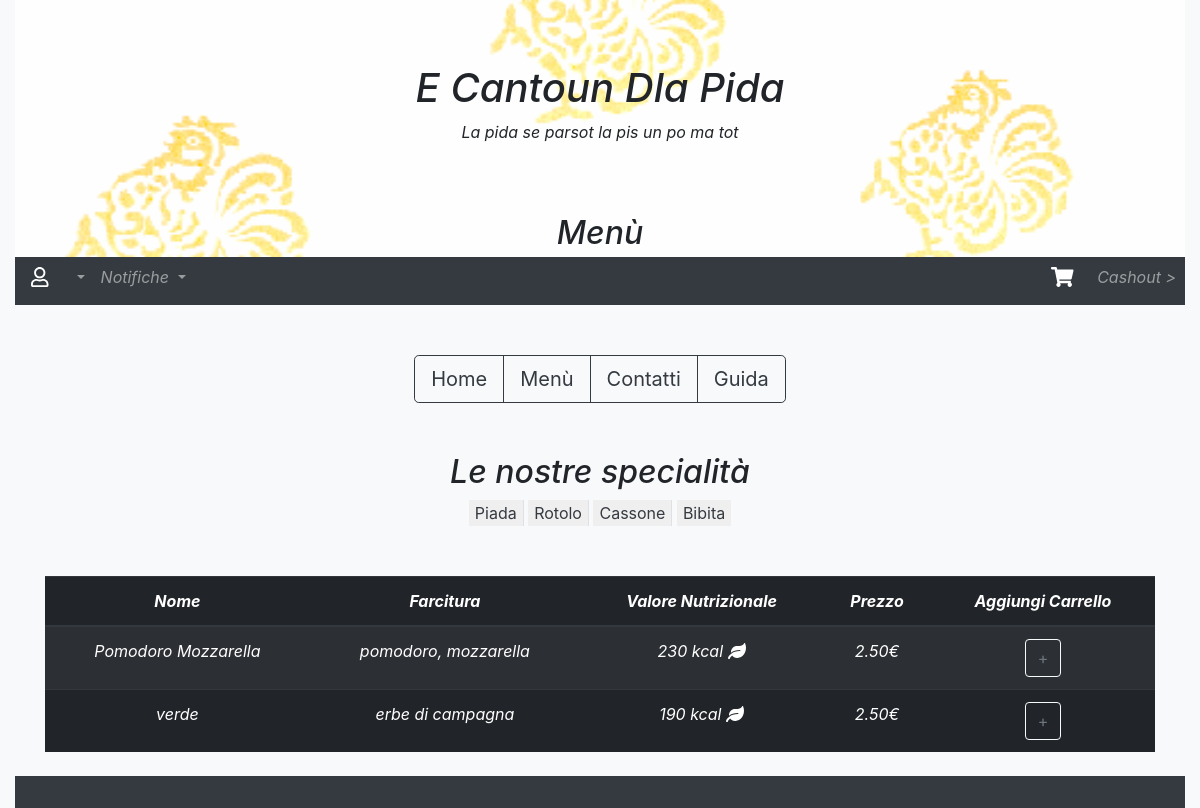
The page /menu.php?cassone on the database its author committed.
### tables this page shows
CREATE TABLE `cassone` (
  `id` int(10) UNSIGNED NOT NULL,
  `categoria` int(10) UNSIGNED NOT NULL DEFAULT '3',
  `nome` varchar(32) NOT NULL,
  `ingredienti` varchar(200) NOT NULL,
  `calorie` int(11) NOT NULL,
  `healthy` tinyint(1) NOT NULL,
  `prezzo` decimal(3,2) NOT NULL
);

### php/show_menu.php (the view, shortened to what this page needs)
<?php function showCassone(){?>
  <div class="col-sm-12">
    <div class="container">
      <div class="table-responsive">
      <table class="table table-dark table-striped text-center">
        <thead>
          <tr>
            <th id="nome">Nome</th>
            <th id="farcitura">Farcitura</th>
            <th id="valore nutrizionale">Valore Nutrizionale</th>
            <th id="prezzo">Prezzo</th>
            <th id="add">Aggiungi Carrello</th>
          </tr>
        </thead>
        <?php
      $servername = "localhost";
      $username = "root";
      $password = "";
      $dbname = "ecantoun";
      $conn = new mysqli($servername, $username, $password, $dbname);
        $sql = "SELECT id, categoria, nome, ingredienti, prezzo, calorie, healthy FROM cassone";
        $result = $conn->query($sql);
        if ($result->num_rows > 0) {?>
          <tbody>
            <?php
              while($row = $result->fetch_assoc()) {?>
                <tr><form action="php/addCart.php" method="post"><?php
                ?> <td headers="nome"><?php echo $row["nome"] ?> <input type="hidden" name="id" value="<?php echo $row["id"] ?> ">
                  <input type="hidden" name="categoria" value="<?php echo $row["categoria"] ?> "> <input type="hidden" name="prodotto" value="<?php echo $row["nome"] ?> "> </td><?php
                ?> <td headers="farcitura"><?php echo $row["ingredienti"] ?></td><?php
                ?> <td headers="valore nutrizionale"><?php echo $row["calorie"] . " kcal"; if($row["healthy"]==1){ ?> <i class="fas fa-leaf"></i> <?php } ?></td><?php
                ?> <td headers="prezzo"><?php echo $row["prezzo"] . "€" ?><input type="hidden" name="prezzo" value="<?php echo $row["prezzo"] ?>"> </td>
                <td headers="add"><input type="submit" class="btn btn-outline-light text-muted" name="addCart" value="+" ></td>
                </form></tr> <?php
              }
          ?>
        </tbody> <?php } ?>
        </table>
      </div>
      </div>
    </div> <?php
  }
?>

### css/alto.css (style rules this page uses)
body { font-style: italic; }

### rows shown on the page
cassone: nome "Pomodoro Mozzarella", ingredienti "pomodoro, mozzarella", calorie "230", healthy 1 (drawn), prezzo "2.50"
cassone: nome "verde", ingredienti "erbe di campagna", calorie "190", healthy 1 (drawn), prezzo "2.50"
